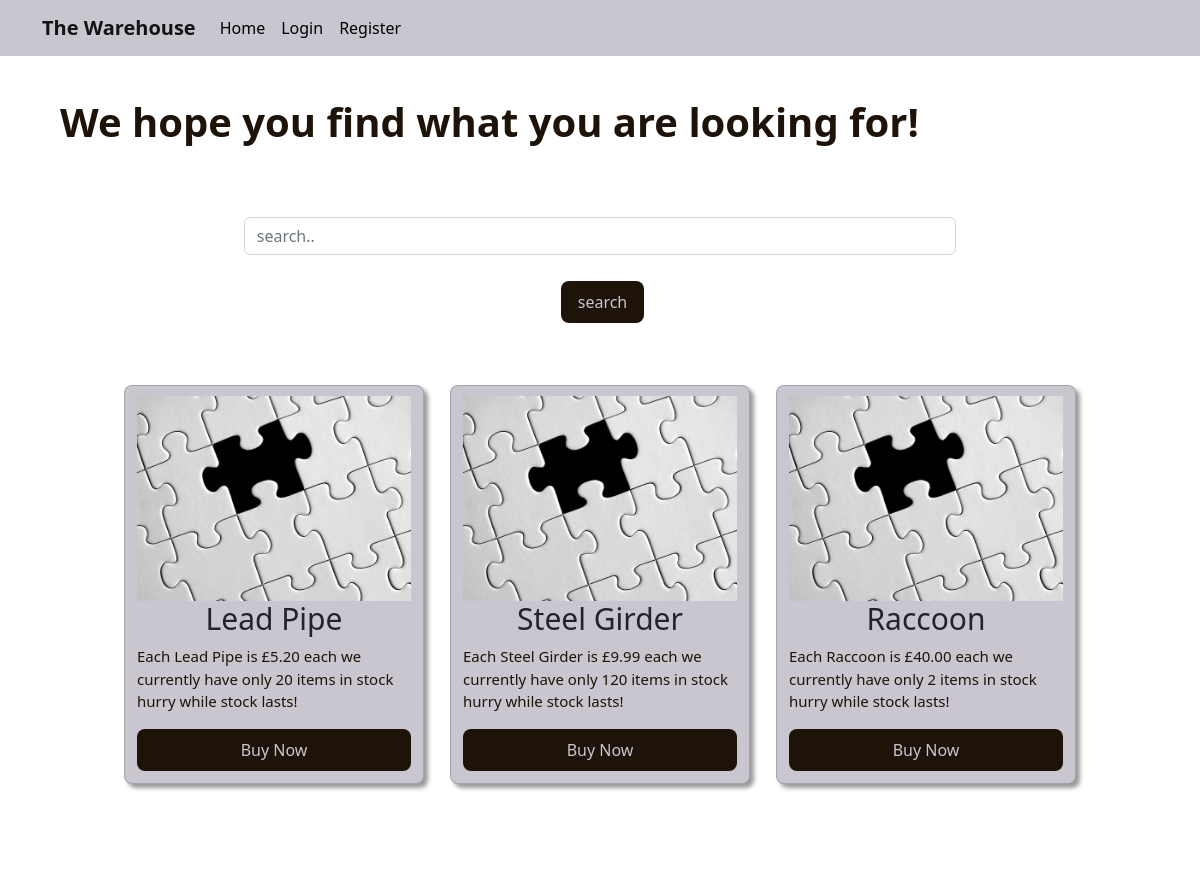
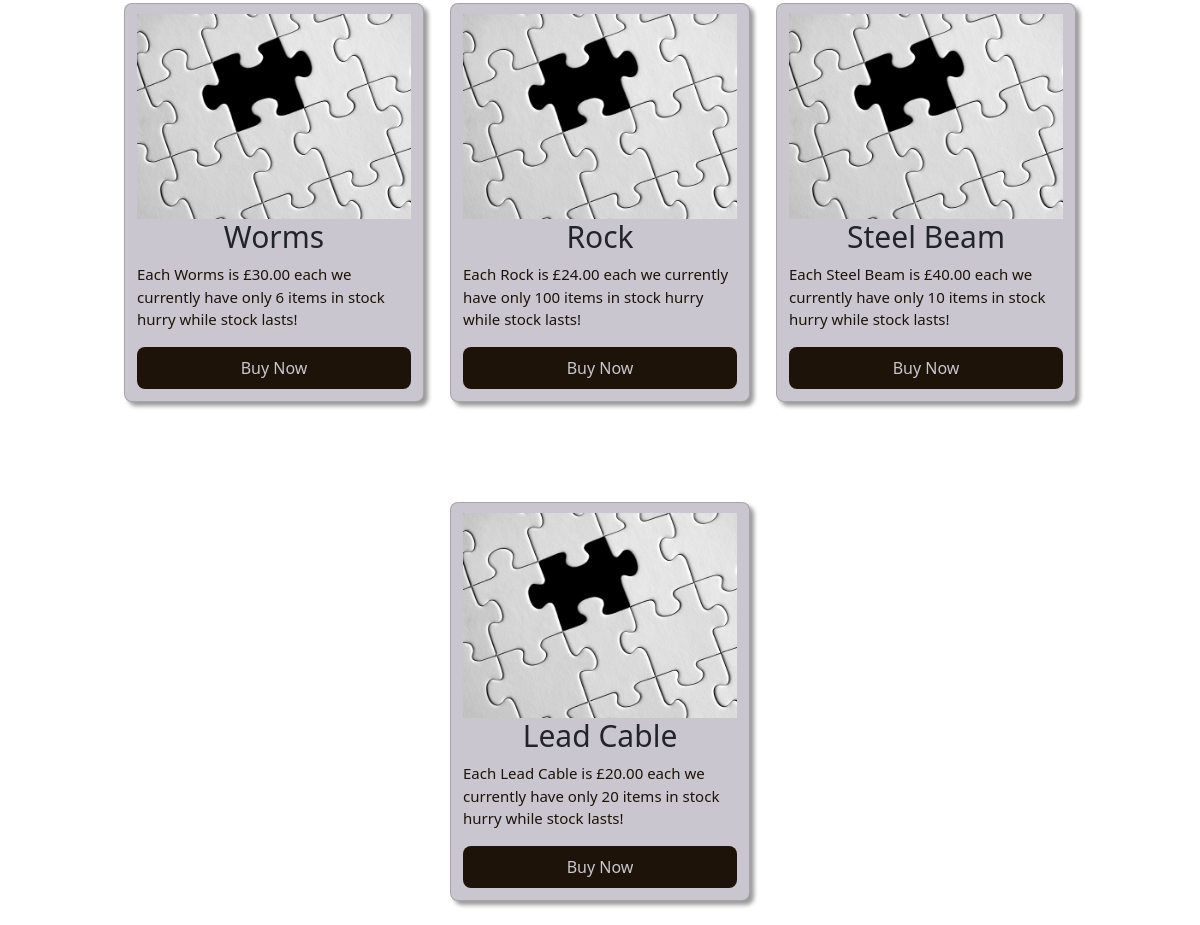
/stock/, run on the app's committed database (2 pictures, top to bottom).
### logins/models.py (models this page shows, shortened)
class stock(models.Model):
    StockId = models.IntegerField()
    StockName =models.CharField(max_length=64)
    Price = models.DecimalField(decimal_places=2, max_digits=8)
    QTY = models.IntegerField()

### logins/views.py (the view)
# urls.py: path("stock/",views.stockpage, name = "stock"),
def stockpage(request):
     TotalStock = stock.objects.all
     return render(request, "stock.html", {'TS':TotalStock})

### templates/stock.html (shortened to what this page needs)
{% extends "base.html" %}
{% block content %}
        <div class="p-5 mb-6 top" style="margin-top: 50px;" >
            <div class="container">
                <h1 class="display-6 fw-bold" style="color:#1d1308;">We hope you find what you are looking for!</h1>
            </div>
        </div>
        <div class="container">
            <div class="container" style="font-size: 17px; text-align: center; margin-top: 15px; max-width:66%;">
                <form method="POST" action="{% url 'search_results'%}">
                    <input name="search" class="form-control" type="search" placeholder="search.."> <br>
                    <button class="btn" typer="submit" style="padding: 7px; margin-left:5px; padding: 8px 16px; background-color: #1d1308; border-radius: 8px; margin-bottom: 12px; color: #c9c6cf;"> search </button>
                </form>
            </div>
        </div>
    <div id="test"class="container" style="  display: inline-flex; justify-content: center; flex-wrap: wrap; gap: 50px; min-width: 100%;">
        {% for item in TS %}
        <div class ="card-container" style="max-width: 300px; margin-top: 50px;">
        <div class ="row card" style="width: 300px; background-color: #c9c6cf; border-radius: 8px; overflow:hidden; box-shadow: 4px 4px 4px rgba(0, 0, 0, 0.4);">
            {% load static %}
            <img style="margin-top: 10px;" src="{% static 'media/puzzle-654963_1280.jpg'%}" alt="missing image">
            <div class="card-content">
                <h3 style="font-size: 30px; display:flex; justify-content: center;"> {{ item.StockName }}</h3>
                    <p style="color: #1d1308; font-size: 15px;"> Each {{ item.StockName }} is £{{ item.Price }} each we currently have only {{ item.QTY }} items in stock hurry while stock lasts! </p>
                <a href="" class="btn" style="display:flex; justify-content: center; flex-wrap: wrap; padding: 8px 16px; background-color: #1d1308; border-radius: 8px; margin-bottom: 12px; color: #c9c6cf;">Buy Now</a>
            </div>
        </div>
        </div>
        {% endfor %}
    </div>
    <br>
    <br>
{% endblock %}

### templates/base.html (shortened to what this page needs)
{% load static %}
<!DOCTYPE html>
<html>
    <head>
        <link href="https://cdn.jsdelivr.net/npm/bootstrap@5.2.0/dist/css/bootstrap.min.css" rel="stylesheet">
        <link rel="stylesheet" href="{% static 'css/styles.css' %}"/>
    </head>
    <body>
        <nav class="navbar navbar-expand-lg" style="position: fixed; z-index: 99; width:100%; top: 0px; background-color:#c9c6cf;"><div class="container">
        <a class="navbar-brand" href="{% url 'home' %}"> <strong>The Warehouse</strong></a>
            <div class="collapse navbar-collapse" id="navbarNav">
                <ul class="navbar-nav">
                    <li class="nav-item">
                        <a class="nav-link" style="color:black;" href="{% url 'home'%}"></i> Home</a>
                    </li>
                    {% if user.is_authenticated %}
                    <li class="nav-item">
                        <a class="nav-link" style="color:black;" href="{% url 'stock'%}"></i> Stock</a>
                    </li>
                    <li class="nav-item">
                        <a class="nav-link" style="color:black;" href="{% url 'logout'%}"></i> Logout</a>
                    </li>
                    {% else %}
                    <li class="nav-item">
                        <a class="nav-link" style="color:black;" href="{% url 'login'%}"></i> Login</a>
                    </li>
                    <li class="nav-item">
                        <a class="nav-link" style="color:black;" href="{% url 'signup'%}"></i> Register</a>
                    </li>
                    {% endif %}
                </ul>
            </div>
        </div>
        </nav>
        {% block content %}{% endblock %}
    </body>
</html>

### static/css/styles.css (style rules this page uses)
#test { display: inline-flex; justify-content: center; flex-wrap: wrap; gap: 50px; min-width: 100%; }
.card-container { max-width: 300px; margin-top: 50px; }
.card { width: 300px; background-color: #c9c6cf; border-radius: 8px; overflow:hidden; box-shadow: 4px 4px 4px rgba(0, 0, 0, 0.4); }
.card-content h3 { font-size: 30px; display:flex; justify-content: center; }
.card-content p { color: #1d1308; font-size: 15px; }
.card-content .btn { display:flex; justify-content: center; flex-wrap: wrap; padding: 8px 16px; background-color: #1d1308; border-radius: 8px; margin-bottom: 12px; color: #c9c6cf; }

### data on the page
stock: StockName "Lead Pipe", Price "5.20", QTY "20"
stock: StockName "Steel Girder", Price "9.99", QTY "120"
stock: StockName "Raccoon", Price "40.00", QTY "2"
stock: StockName "Worms", Price "30.00", QTY "6"
stock: StockName "Rock", Price "24.00", QTY "100"
stock: StockName "Steel Beam", Price "40.00", QTY "10"
stock: StockName "Lead Cable", Price "20.00", QTY "20"
